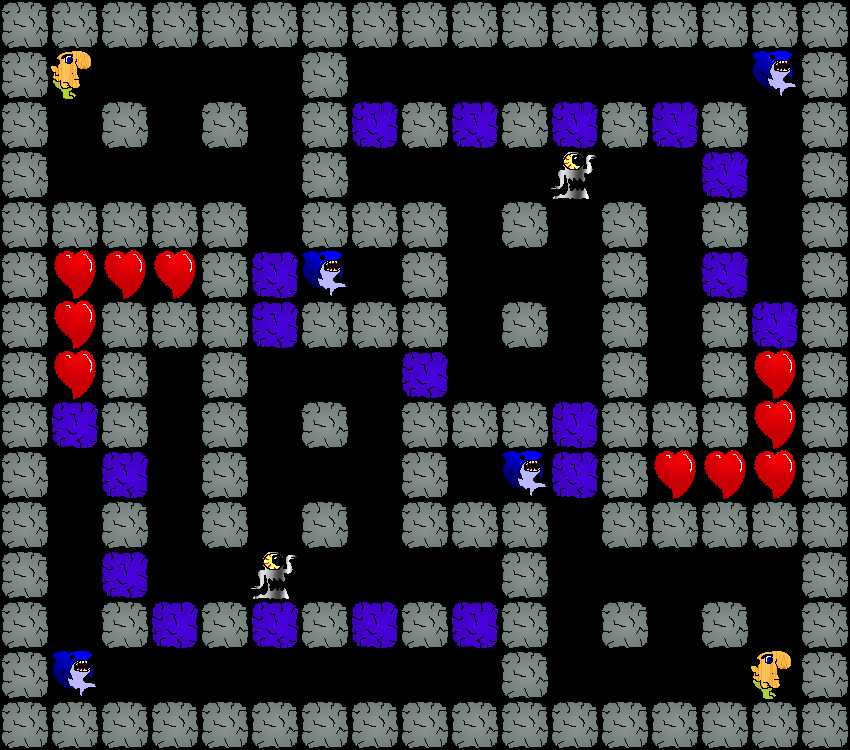

This game map was drawn from its Tiled (.tmx) file and the tilesets committed beside it. A one-line description and the trimmed map source follow:
An orthogonal 17x15 tile map with 50x50 px tiles, 1 tile layer (Action).

<map version="1.0" orientation="orthogonal" width="17" height="15" tilewidth="50" tileheight="50">
 <tileset firstgid="1" name="Tileset" tilewidth="50" tileheight="50">
  <image source="Tileset.png" width="150" height="200" />
  <tile id="0">
   <properties>
    <property name="Type" value="Soldier" />
   </properties>
  </tile>
  <tile id="1">
   <properties>
    <property name="Type" value="FireLizard" />
   </properties>
  </tile>
  <tile id="2">
   <properties>
    <property name="Type" value="Heart" />
   </properties>
  </tile>
  <tile id="3">
   <properties>
    <property name="Type" value="Sentry" />
   </properties>
  </tile>
  <tile id="4">
   <properties>
    <property name="Type" value="Turret" />
   </properties>
  </tile>
  <tile id="5">
   <properties>
    <property name="Type" value="Shark" />
   </properties>
  </tile>
  <tile id="6">
   <properties>
    <property name="Type" value="BreakableBlock" />
   </properties>
  </tile>
  <tile id="7">
   <properties>
    <property name="Type" value="Block" />
   </properties>
  </tile>
  <tile id="8">
   <properties>
    <property name="Type" value="Gangster" />
   </properties>
  </tile>
  <tile id="9">
   <properties>
    <property name="Type" value="Player" />
   </properties>
  </tile>
  <tile id="11">
   <properties>
    <property name="Type" value="StorBot" />
   </properties>
  </tile>
 </tileset>
 <layer name="Action" width="17" height="15">
  <properties>
   <property name="ColorValue0" value="25" />
   <property name="ColorValue1" value="225" />
   <property name="ColorValue2" value="100" />
   <property name="ColorValue3" value="100" />
  </properties>
  <data>[255 cells, 163 non-empty, 6 distinct tile ids]</data>
 </layer>
</map>
